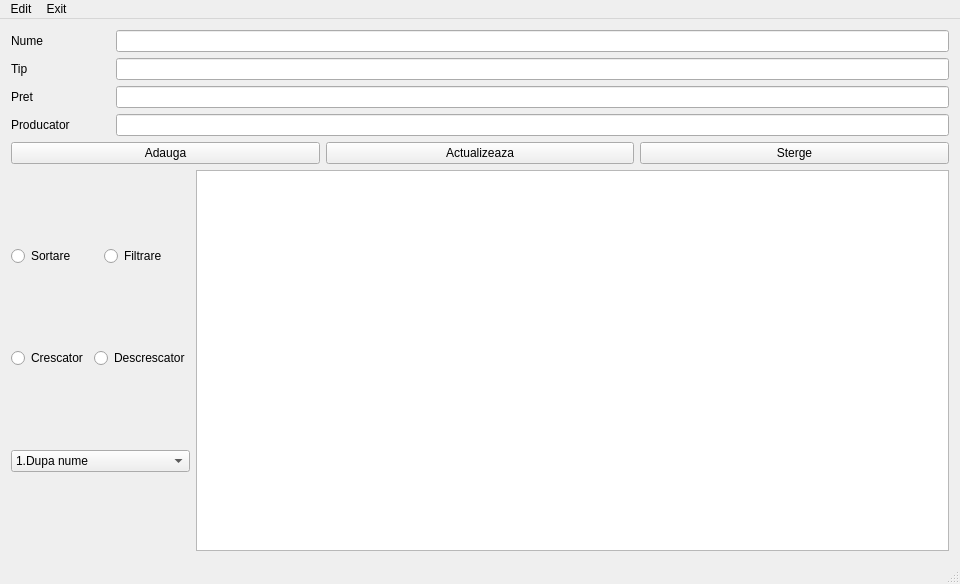
<?xml version="1.0" encoding="UTF-8"?>
<ui version="4.0">
 <class>lab_guiClass</class>
 <widget class="QMainWindow" name="lab_guiClass">
  <property name="geometry">
   <rect>
    <x>0</x>
    <y>0</y>
    <width>960</width>
    <height>584</height>
   </rect>
  </property>
  <property name="windowTitle">
   <string>lab_gui</string>
  </property>
  <widget class="QWidget" name="centralWidget">
   <layout class="QVBoxLayout" name="verticalLayout_6">
    <item>
     <layout class="QHBoxLayout" name="horizontalLayout_4">
      <item>
       <layout class="QVBoxLayout" name="verticalLayout_5">
        <item>
         <widget class="QLabel" name="label_3">
          <property name="text">
           <string>Nume</string>
          </property>
         </widget>
        </item>
        <item>
         <widget class="QLabel" name="label">
          <property name="text">
           <string>Tip</string>
          </property>
         </widget>
        </item>
        <item>
         <widget class="QLabel" name="label_4">
          <property name="text">
           <string>Pret</string>
          </property>
         </widget>
        </item>
        <item>
         <widget class="QLabel" name="label_2">
          <property name="text">
           <string>Producator</string>
          </property>
         </widget>
        </item>
       </layout>
      </item>
      <item>
       <spacer name="horizontalSpacer">
        <property name="orientation">
         <enum>Qt::Horizontal</enum>
        </property>
        <property name="sizeType">
         <enum>QSizePolicy::Maximum</enum>
        </property>
        <property name="sizeHint" stdset="0">
         <size>
          <width>40</width>
          <height>20</height>
         </size>
        </property>
       </spacer>
      </item>
      <item>
       <layout class="QVBoxLayout" name="verticalLayout_3">
        <item>
         <widget class="QLineEdit" name="lineEdit"/>
        </item>
        <item>
         <widget class="QLineEdit" name="lineEdit_2"/>
        </item>
        <item>
         <widget class="QLineEdit" name="lineEdit_3"/>
        </item>
        <item>
         <widget class="QLineEdit" name="lineEdit_4"/>
        </item>
       </layout>
      </item>
     </layout>
    </item>
    <item>
     <layout class="QHBoxLayout" name="horizontalLayout_5">
      <item>
       <widget class="QPushButton" name="pushButton">
        <property name="text">
         <string>Adauga</string>
        </property>
       </widget>
      </item>
      <item>
       <widget class="QPushButton" name="pushButton_2">
        <property name="text">
         <string>Actualizeaza</string>
        </property>
       </widget>
      </item>
      <item>
       <widget class="QPushButton" name="pushButton_3">
        <property name="text">
         <string>Sterge</string>
        </property>
       </widget>
      </item>
     </layout>
    </item>
    <item>
     <layout class="QHBoxLayout" name="horizontalLayout">
      <property name="sizeConstraint">
       <enum>QLayout::SetDefaultConstraint</enum>
      </property>
      <item>
       <layout class="QVBoxLayout" name="verticalLayout_2">
        <item>
         <layout class="QHBoxLayout" name="horizontalLayout_3">
          <item>
           <widget class="QRadioButton" name="radioButton_4">
            <property name="text">
             <string>Sortare</string>
            </property>
           </widget>
          </item>
          <item>
           <widget class="QRadioButton" name="radioButton_3">
            <property name="text">
             <string>Filtrare</string>
            </property>
           </widget>
          </item>
         </layout>
        </item>
        <item>
         <layout class="QHBoxLayout" name="horizontalLayout_2">
          <item>
           <widget class="QRadioButton" name="radioButton_2">
            <property name="text">
             <string>Crescator</string>
            </property>
           </widget>
          </item>
          <item>
           <widget class="QRadioButton" name="radioButton">
            <property name="text">
             <string>Descrescator</string>
            </property>
           </widget>
          </item>
         </layout>
        </item>
        <item>
         <widget class="QComboBox" name="comboBox">
          <item>
           <property name="text">
            <string>1.Dupa nume</string>
           </property>
          </item>
          <item>
           <property name="text">
            <string>2.Dupa pret</string>
           </property>
          </item>
          <item>
           <property name="text">
            <string>3.Dupa nume si pret</string>
           </property>
          </item>
         </widget>
        </item>
       </layout>
      </item>
      <item>
       <widget class="QTableWidget" name="tableWidget"/>
      </item>
     </layout>
    </item>
   </layout>
  </widget>
  <widget class="QStatusBar" name="statusBar"/>
  <widget class="QMenuBar" name="menuBar">
   <property name="geometry">
    <rect>
     <x>0</x>
     <y>0</y>
     <width>960</width>
     <height>26</height>
    </rect>
   </property>
   <widget class="QMenu" name="menuEdit">
    <property name="title">
     <string>Edit</string>
    </property>
    <addaction name="actionUndo"/>
    <addaction name="actionRedo"/>
   </widget>
   <widget class="QMenu" name="menuExit">
    <property name="title">
     <string>Exit</string>
    </property>
   </widget>
   <addaction name="menuEdit"/>
   <addaction name="menuExit"/>
  </widget>
  <action name="actionAdauga_produs">
   <property name="text">
    <string>Adauga produs</string>
   </property>
  </action>
  <action name="actionUndo">
   <property name="text">
    <string>Undo</string>
   </property>
  </action>
  <action name="actionRedo">
   <property name="text">
    <string>Redo</string>
   </property>
  </action>
 </widget>
 <layoutdefault spacing="6" margin="11"/>
 <resources>
  <include location="lab_gui.qrc"/>
 </resources>
 <connections/>
</ui>
